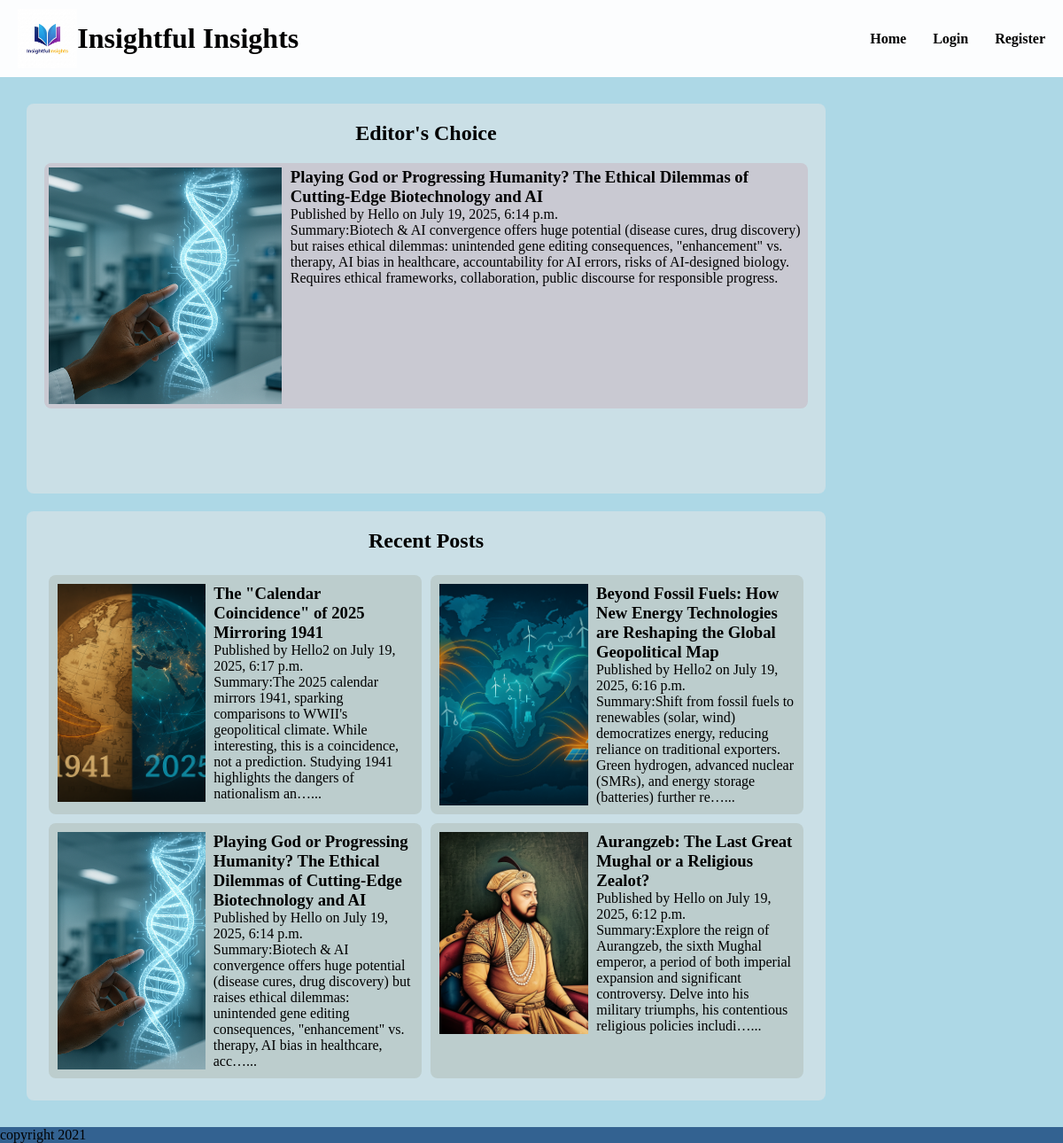
The page / on the database its author committed.
### blog/models.py (models this page shows, shortened)
class Post(models.Model):
    title = models.CharField(max_length=100)
    content = models.TextField()
    date_created = models.DateTimeField(default=timezone.now)
    author = models.ForeignKey(User, on_delete=models.CASCADE)
    is_published = models.BooleanField(default=False)
    is_editorschoice = models.BooleanField(default=False)
    summary = models.CharField(max_length=1000, blank=True)
    image = models.ImageField(upload_to='blog_images/', default='blog_images/logo.png')

### blog/views.py (the view)
# urls.py: path('',views.home, name='home'),
def home(request):
    posts = Post.objects.filter(is_published=True).order_by('-date_created')  # Get all published posts, ordered by date
    editorschoice= Post.objects.filter(is_editorschoice=True).first()  # Get the first editor's choice post
    context = {
        'posts': posts,
        'editorschoice': editorschoice
    }
    return render(request, 'blog/home.html', context)

### blog/templates/blog/home.html (shortened to what this page needs)
{% extends "blog/base.html" %}
{% load static %}
{% block head %} <link rel="stylesheet" href="{% static "blog/css/home.css" %}"> {% endblock head %}
{% block content %}
<div id="left-part">
  <section>
    <div id="editor-choice">
      <h2>Editor's Choice</h2>
      <ul id="editor-choice-post">
        {% if editorschoice %}
        <li>
          <img
            id="editorschoiceimg"
            src="{{editorschoice.image.url}}"
            alt="Photo of Aurangzeb"
          />
        </li>
        <li>
          <a href="{% url "post-detail" editorschoice.id %}"><h3>{{editorschoice.title}}</h3></a>
          <p>
            Published by {{editorschoice.author}} on
            {{editorschoice.date_created}}
          </p>
          <p>Summary:{{editorschoice.summary}}</p>
        </li>
        {% endif %}
      </ul>
    </div>
  </section>
  <section>
    <h2>Recent Posts</h2>
    <div id="post-card">
      {% for post in posts %}
      <div class="post-card-item">
        <ul>
          <li>
            <img id="post-card-item-img" src="{{post.image.url}}" alt="Post Image"/>
          </li>
          <li>
            <a id="post-link" href="{% url "post-detail" post.id%}" ><h3>{{post.title}}</h3></a>
            <p>Published by {{post.author}} on {{post.date_created}}</p>
            <p>Summary:{{post.summary|truncatechars:200}}...</p>
          </li>
        </ul>
      </div>
      {% endfor %}
    </div>
  </section>
</div>
<div id="right-part"></div>
{% endblock content %}

### blog/templates/blog/base.html (shortened to what this page needs)
{% load static %}
<!DOCTYPE html>
<html lang="en">
<head>
    <link rel="stylesheet" href="{% static "blog/css/header.css" %}">
    {% block head %}{% endblock%}
</head>
<body>
    <header>
        <div id="logo-title">
          <img id="logo" src="{%static 'blog/images/logo.png'%}" alt="Logo">
          <h1>Insightful Insights</h1>
        </div>
        <nav>
            <ul id="nav-links">
                <li class="flex-item"><a href="{%url 'home'%}">Home</a></li>
                {%if user.is_authenticated%}
                <li class="flex-item"><a href="{% url 'post-create' %}">Create post</a></li>
                {% comment %} <a href="{%url 'profile'%}">Profile</a> {% endcomment %}
                <li class="flex-item"><form action="{% url 'logout' %}" method="post">
                    {% csrf_token %}
                    <button type="submit">Logout</button>
                </form></li>
                {% else %}
                <li class="flex-item"><a href="{% url "login" %}">Login</a></li>
                <li class="flex-item"><a href="{% url "register" %}">Register</a></li>
                {% endif %}
            </ul>
        </nav>
    </header>
    <main>
        {%block content%}
        {% endblock %}
    </main>
    <footer><p>copyright 2021</p></footer>
</body>
</html>

### blog/static/blog/css/header.css (style rules this page uses)
body, html { height: 100%; width: 100%; }
main { display: grid; grid-template-columns: 8fr 2fr; width: 100%; padding: 20px; gap: 20px; box-sizing: border-box; }
footer { background-color: rgb(51, 98, 145); margin-top: 10px; }
body { display: grid; grid-template-rows: auto 1fr auto; background-color: lightblue; min-height: 100vh; }
header { display: flex; justify-content: space-between; width: auto; align-items: center; background-color: rgb(252, 253, 254); padding: 10px 20px; margin: 0; }
#logo-title { display: flex; justify-content: flex-start; align-items: center; }
#logo { width: 7%; height: auto; }
* { margin: 0; padding: 0; }
#nav-links { display: flex; justify-content: space-around; align-items: center; flex-direction: row; gap: 30px; width: 100%; list-style: none; }
.flex-item { white-space: nowrap; }
#nav-links li a { text-decoration: none; color: black; font-weight: 600; }

### blog/static/blog/css/home.css (style rules this page uses)
#editorschoiceimg { width: 100%; height: 100%; }
#editor-choice-post { display: flex; flex-direction: row; justify-content: center; margin: 20px; gap: 10px; list-style: none; background-color: rgb(201, 201, 210); padding: 5px; border-radius: 8px; }
#editor-choice h2 { text-align: center; margin: 20px; }
#left-part { display: grid; grid-template-rows: 4fr 6fr; gap: 10px; grid-column: 1 / 2; }
#post-card { display: grid; grid-template-columns: 1fr 1fr; gap: 10px; padding: 5px; margin: 20px; border-radius: 8px; }
.post-card-item ul { display: flex; flex-direction: row; list-style: none; gap: 9px; }
#post-card-item-img { width: 100%; height: 100%; object-fit: cover; }
.post-card-item { background-color: rgb(188, 205, 205); border-radius: 8px; padding: 10px; box-sizing: border-box; }
#left-part section:nth-child(2) h2 { text-align: center; margin: 20px; }
section { background-color: rgb(202, 223, 230); border-radius: 8px; margin: 10px 0 0 10px; }
#editor-choice-post li:nth-child(2) a { text-decoration: none; color: inherit; }
#post-link { text-decoration: none; color: inherit; }

### rows shown on the page
Post: image (picture), title "Playing God or Progressing Humanity? The Ethical Dilemmas of Cutting-Edge Biotechnology and AI", author "Hello", date_created "July 19, 2025, 6:14 p.m.", summary "Biotech & AI convergence offers huge potential (disease cures, drug discovery) but raises ethical dilemmas: unintended gene editing consequences, \"enhancement\" vs. therapy, AI bias in healthcare, accountability for AI errors, risks of AI-designed biology. Requires ethical frameworks, collaboration, public discourse for responsible progress.", summary "Biotech & AI convergence offers huge potential (disease cures, drug discovery) but raises ethical dilemmas: unintended gene editing consequences, \"enhancement\" vs. therapy, AI bias in healthcare, acc…"
Post: image (picture), title "The \"Calendar Coincidence\" of 2025 Mirroring 1941", author "Hello2", date_created "July 19, 2025, 6:17 p.m.", summary "The 2025 calendar mirrors 1941, sparking comparisons to WWII's geopolitical climate. While interesting, this is a coincidence, not a prediction. Studying 1941 highlights the dangers of nationalism an…"
Post: image (picture), title "Beyond Fossil Fuels: How New Energy Technologies are Reshaping the Global Geopolitical Map", author "Hello2", date_created "July 19, 2025, 6:16 p.m.", summary "Shift from fossil fuels to renewables (solar, wind) democratizes energy, reducing reliance on traditional exporters. Green hydrogen, advanced nuclear (SMRs), and energy storage (batteries) further re…"
Post: image (picture), title "Aurangzeb: The Last Great Mughal or a Religious Zealot?", author "Hello", date_created "July 19, 2025, 6:12 p.m.", summary "Explore the reign of Aurangzeb, the sixth Mughal emperor, a period of both imperial expansion and significant controversy. Delve into his military triumphs, his contentious religious policies includi…"
